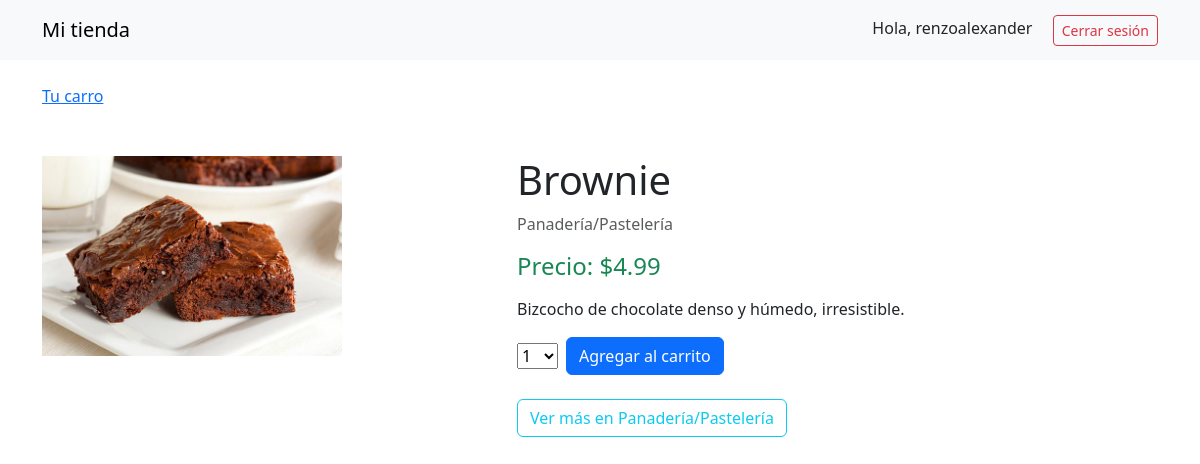
Page /7/brownie/ (signed in) on the committed database.
### mitienda/models.py (models this page shows, shortened)
class Product(models.Model):
    category = models.ForeignKey(Category,
                                 related_name='products',
                                 on_delete=models.CASCADE)
    name = models.CharField(max_length=200)
    slug = models.SlugField(max_length=200)
    image = models.ImageField(upload_to='products/%Y/%m/%d',
                              blank=True)
    description = models.TextField(blank=True)
    price = models.DecimalField(max_digits=5,
                                decimal_places=2)
    stock = models.PositiveIntegerField(default=0)
    available = models.BooleanField(default=True)
    created = models.DateTimeField(auto_now=True)
    updated = models.DateTimeField(auto_now_add=True)
    class Meta:
        ordering = ['name']

class Category(models.Model):
    name = models.CharField(max_length=200)
    slug = models.SlugField(max_length=200)
    class Meta:
        ordering = ['name']
        indexes = [
            models.Index(fields=['name'])
        ]
    def __str__(self):
        return self.name
    def get_absolute_url(self):
        return reverse('tienda:product_list_category',
                       args=[self.slug])

### mitienda/views.py (the view)
# urls.py: path('<int:id>/<slug:slug>/', views.product_detail, name='product_detail')
@login_required
def product_detail(request, id, slug):
    product = get_object_or_404(Product,
                                id = id,
                                slug = slug,
                                available = True)
    cart_product_form = CartAddProductForm()
    return render(request,
                  'tienda/products/detail.html',
                  {'product':product,
                   'cart_product_form':cart_product_form})

### cart/forms.py
class CartAddProductForm(forms.Form):
    cantidad = forms.TypedChoiceField(choices=PRODUCT_QUANTITY_CHOICES,
                                      coerce=int)
    override = forms.BooleanField(required=False,
                                  initial=False,
                                  widget=forms.HiddenInput)

### mitienda/templates/tienda/products/detail.html (shortened to what this page needs)
{% extends "tienda/base.html" %}
{% load static %}
{% block content %}
  <div class="container mt-5 mb-5">
    <div class="row">
      <div class="col-md-5">
        <img src="{% if product.image %}{{ product.image.url }}{% else %}{% static 'img/no_image.jpg' %}{% endif %}"
             class="img-fluid" alt="{{ product.name }}" style="max-width: 300px;">
      </div>
      <div class="col-md-6">
        <h1>{{ product.name }}</h1>
        <p class="text-muted">{{ product.category }}</p>
        <h4 class="text-success">Precio: ${{ product.price }}</h4>
        <p>{{ product.description|linebreaks }}</p>
        {% if product.stock > 0 %}
          <form action="{% url 'cart:cart_add' product.id %}" method="post" class="mt-3">
            <div class="row g-2 align-items-center">
              <div class="col-auto">
                {{ cart_product_form.cantidad }}
              </div>
              <div class="col-auto">
                <button type="submit" class="btn btn-primary">Agregar al carrito</button>
              </div>
            </div>
          </form>
        {% else %}
          <button class="btn btn-secondary mt-3" disabled>Agotado</button>
        {% endif %}
        <div class="mt-4">
          <a href="{{ product.category.get_absolute_url }}" class="btn btn-outline-info">
            Ver más en {{ product.category }}
          </a>
        </div>
      </div>
    </div>
  </div>
{% endblock %}

### mitienda/templates/tienda/base.html (shortened to what this page needs)
{% load static %}
<!DOCTYPE html>
<html lang="en">
<head>
  <link href="https://cdn.jsdelivr.net/npm/bootstrap@5.3.3/dist/css/bootstrap.min.css" rel="stylesheet">
</head>
<body>
  <nav class="navbar navbar-expand-lg navbar-light bg-light">
    <div class="container d-flex justify-content-between">
      <a class="navbar-brand" href="/">Mi tienda</a>
      <div>
        {% if user.is_authenticated %}
          <span class="me-3">Hola, {{ user.first_name|default:user.username }}</span>
          <form method="post" action="{% url 'logout' %}" style="display:inline;">
            <button class="btn btn-outline-danger btn-sm" type="submit">Cerrar sesión</button>
          </form>
        {% else %}
          <a class="btn btn-outline-primary btn-sm me-2" href="{% url 'login' %}">Iniciar sesión</a>
          <a class="btn btn-primary btn-sm" href="{% url 'register' %}">Registrarse</a>
        {% endif %}
      </div>
    </div>
  </nav>
  <div class="container mt-4">
        <a href="{% url 'cart:cart_detail' %}">
          Tu carro
        </a>
  </div>
  <div class="container">
    <div class="row">
      {% block content %}
      {% endblock %}
    </div>
  </div>
</body>
</html>

### mitienda/templates/tienda/base.html (style rules this page uses)
.navbar { display: flex; justify-content: space-between; padding: 10px; background-color: #eee; }

### rows in the picture
Product: image (picture), name "Brownie", category "Panadería/Pastelería", price "4.99", description "Bizcocho de chocolate denso y húmedo, irresistible."

### other values in the picture
{{ user.first_name|default:user.username }} "renzoalexander"
